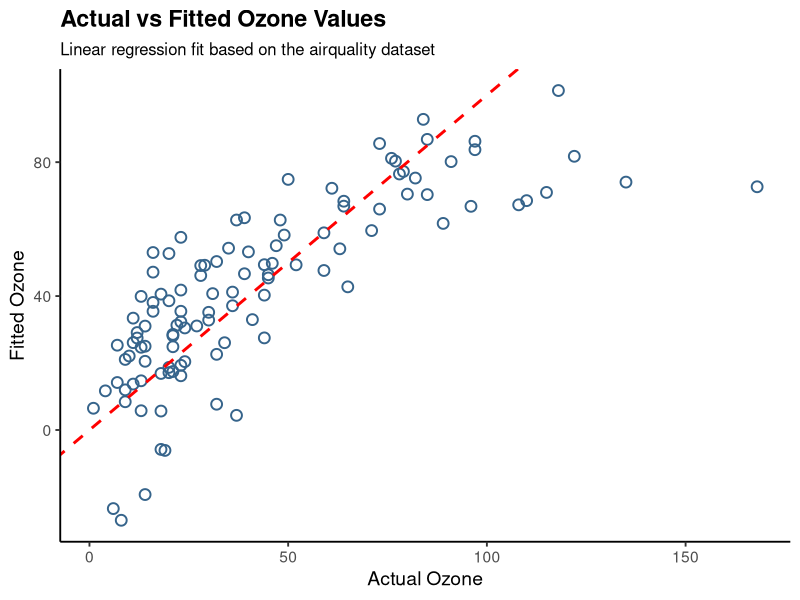
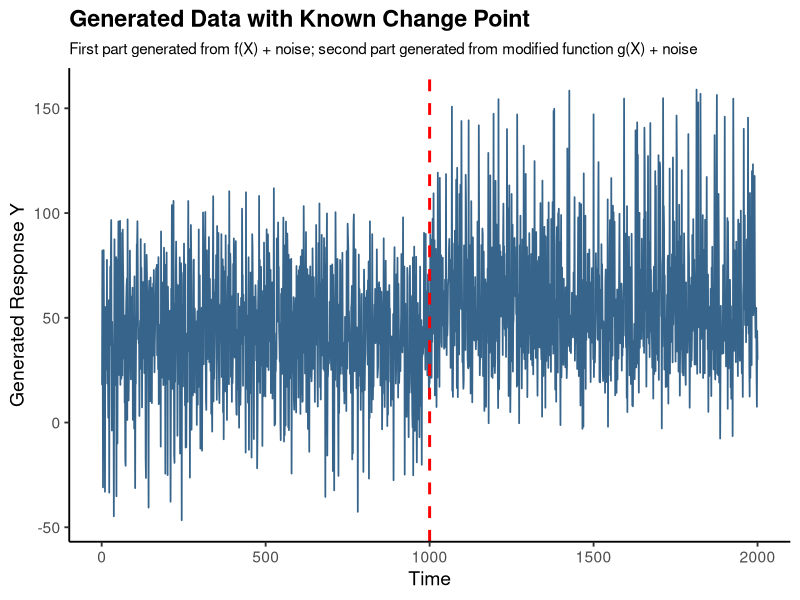
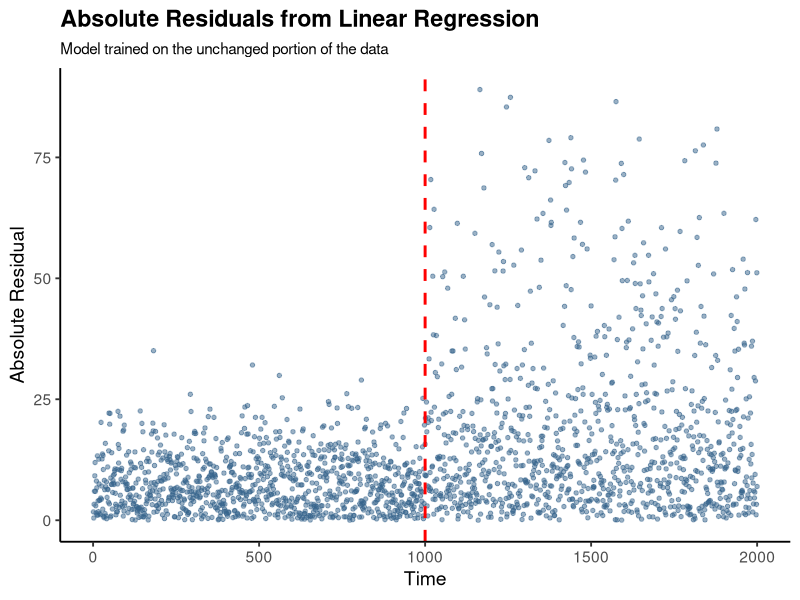
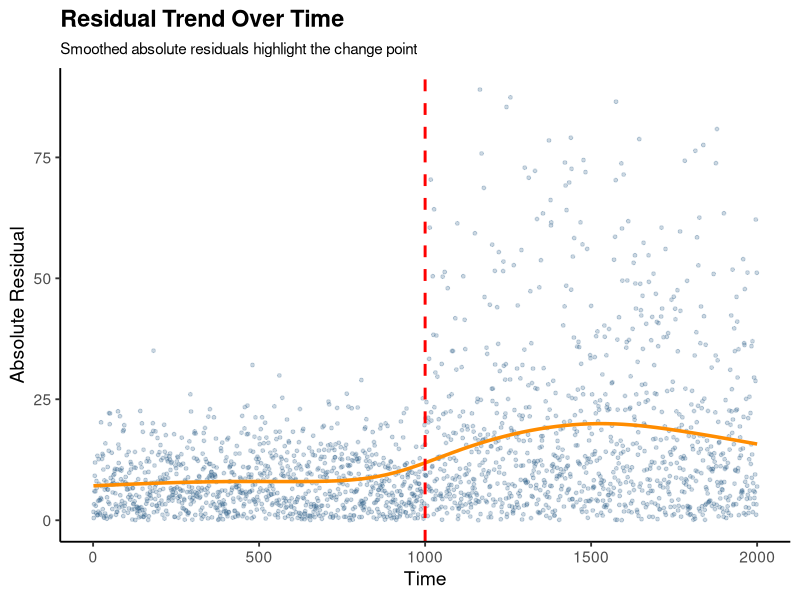
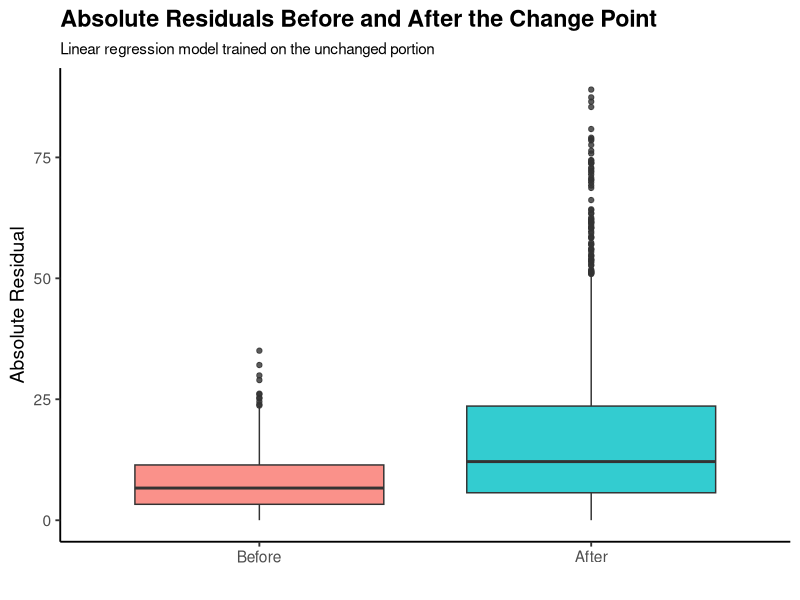
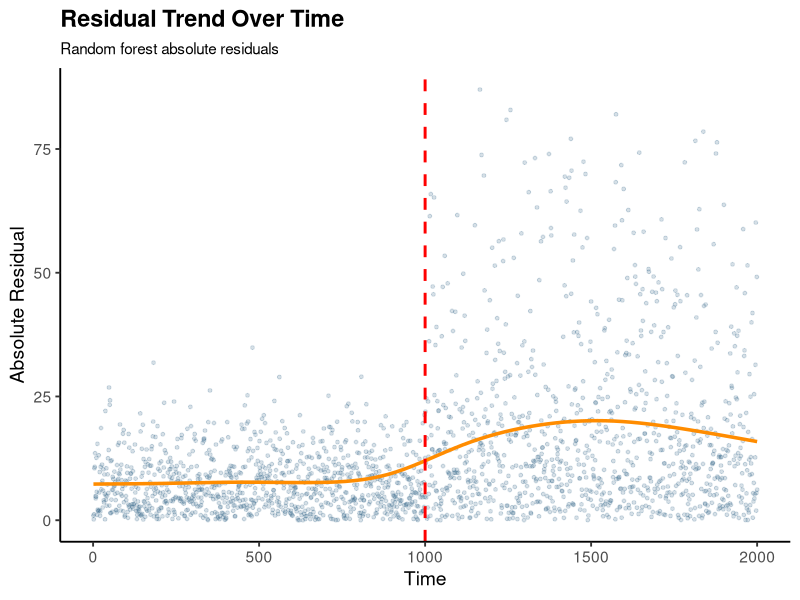
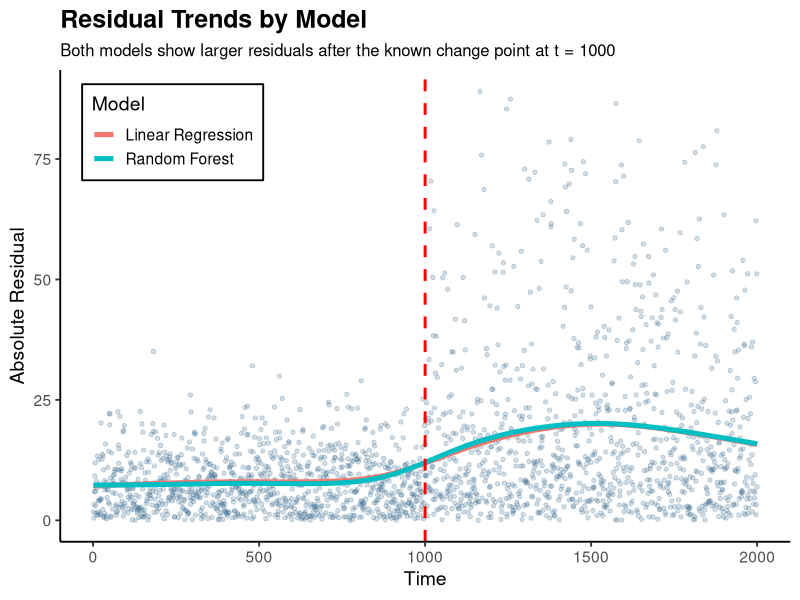
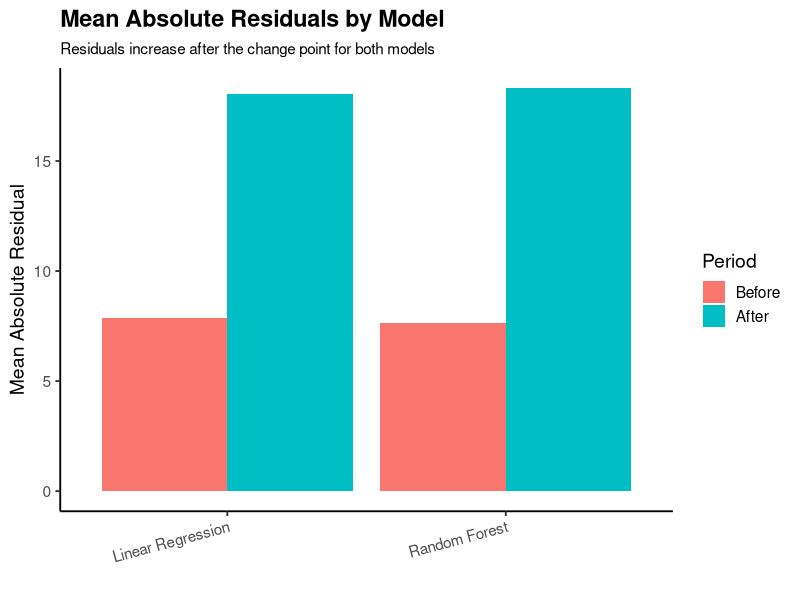

R code for these plots, in order: (Note: this script raises an error after producing the figures.)
# STAT 5820 Project
# Structural Change Detection Using Supervised Learning Residuals

library("ggplot2")
library(randomForest)
library(tidyr)
library(dplyr)

rm(list = ls())

set.seed(123)

dir.create("figures", showWarnings = FALSE)
dir.create("slides", showWarnings = FALSE)

# -----------------------------
# 1. Load real dataset D
# -----------------------------

# Built-in real dataset in R
data(airquality)

# Look at the dataset
head(airquality)
summary(airquality)

# Remove rows with missing values
D <- na.omit(airquality)

# Check cleaned dataset
head(D)
dim(D)


# -----------------------------
# 2. Train regression function f on real dataset D
# -----------------------------

# Fit linear regression model using the real dataset
fit_lm <- lm(Ozone ~ Solar.R + Wind + Temp + Month + Day, data = D)

# Look at model output
summary(fit_lm)

# Get fitted values from the learned regression function f
f_hat <- predict(fit_lm, newdata = D)

# Create a data frame for plotting
plot_df <- data.frame(
  Actual = D$Ozone,
  Fitted = f_hat
)

# Compare actual Ozone values with fitted values
p1 <- ggplot(plot_df, aes(x = Actual, y = Fitted)) +
  geom_point(shape = 1, size = 3, color = "steelblue4", stroke = 1) +
  geom_abline(slope = 1, intercept = 0,
              color = "red", linetype = "dashed", linewidth = 1) +
  labs(
    title = "Actual vs Fitted Ozone Values",
    subtitle = "Linear regression fit based on the airquality dataset",
    x = "Actual Ozone",
    y = "Fitted Ozone"
  ) +
  theme_classic(base_size = 14) +
  theme(
    plot.title = element_text(face = "bold"),
    plot.subtitle = element_text(size = 12)
  )

print(p1)

ggsave("figures/actual_vs_fitted_ozone.png",
       plot = p1, width = 8, height = 6, dpi = 300)

# -----------------------------
# 3. Generate change-point data using learned f
# -----------------------------

set.seed(123)

# Number of observations in generated dataset
n_new <- 2000

# True change point
change_point <- 1000

# Time index
time <- 1:n_new

# Predictor variables from the real dataset D
# We sample rows from D with replacement to create new X values
X_new <- D[sample(1:nrow(D), size = n_new, replace = TRUE),
           c("Solar.R", "Wind", "Temp", "Month", "Day")]

# Use the learned regression function f to get baseline predictions
f_values <- predict(fit_lm, newdata = X_new)

# Create random noise
noise <- rnorm(n_new, mean = 0, sd = 10)

# Standardize Temp so the added x^2 change is not too large
Temp_std <- (X_new$Temp - mean(X_new$Temp)) / sd(X_new$Temp)

# Generate response Y
Y_new <- rep(NA, n_new)

# Unchanged part: Y = f(X) + noise
Y_new[time <= change_point] <- f_values[time <= change_point] +
  noise[time <= change_point]

# Changed part: Y = f(X) + 15 * Temp_std^2 + noise
Y_new[time > change_point] <- f_values[time > change_point] +
  15 * Temp_std[time > change_point]^2 +
  noise[time > change_point]

# Put generated data into one data frame
cp_data <- data.frame(
  time = time,
  Y = Y_new,
  X_new
)

# change row names from airquality to cp_data
rownames(cp_data) <- NULL

# Check the generated data
head(cp_data)
dim(cp_data)


# -----------------------------
# 4. Plot generated change-point data
# -----------------------------

p2 <- ggplot(cp_data, aes(x = time, y = Y)) +
  geom_line(color = "steelblue4", linewidth = 0.6) +
  geom_vline(xintercept = change_point,
             color = "red", linetype = "dashed", linewidth = 1) +
  labs(
    title = "Generated Data with Known Change Point",
    subtitle = "First part generated from f(X) + noise; second part generated from modified function g(X) + noise",
    x = "Time",
    y = "Generated Response Y"
  ) +
  theme_classic(base_size = 14) +
  theme(
    plot.title = element_text(face = "bold"),
    plot.subtitle = element_text(size = 11)
  )

print(p2)

ggsave("figures/generated_change_point_data.png",
       plot = p2, width = 9, height = 5, dpi = 300)


# -----------------------------
# 5. Fit model on unchanged part and compute residuals
# -----------------------------

# Training data: first 1000 observations (unchanged part)
train_data <- cp_data[1:change_point, ]

# Fit linear regression model on unchanged part
fit_cp_lm <- lm(Y ~ Solar.R + Wind + Temp + Month + Day, data = train_data)

# Look at model summary
summary(fit_cp_lm)

# Predict on the full dataset
cp_data$pred_lm <- predict(fit_cp_lm, newdata = cp_data)

# Residuals
cp_data$resid_lm <- cp_data$Y - cp_data$pred_lm
cp_data$abs_resid_lm <- abs(cp_data$resid_lm)

# Quick check
head(cp_data[, c("time", "Y", "pred_lm", "resid_lm", "abs_resid_lm")])


# -----------------------------
# 6. Plot absolute residuals over time
# -----------------------------


p3 <- ggplot(cp_data, aes(x = time, y = abs_resid_lm)) +
  geom_point(color = "steelblue4", alpha = 0.5, size = 1.2) +
  geom_vline(xintercept = change_point,
             color = "red", linetype = "dashed", linewidth = 1) +
  labs(
    title = "Absolute Residuals from Linear Regression",
    subtitle = "Model trained on the unchanged portion of the data",
    x = "Time",
    y = "Absolute Residual"
  ) +
  theme_classic(base_size = 14) +
  theme(
    plot.title = element_text(face = "bold"),
    plot.subtitle = element_text(size = 11)
  )

print(p3)

ggsave("figures/absolute_residuals_lm.png",
       plot = p3, width = 9, height = 5, dpi = 300)


# -----------------------------
# 7. Plot smoothed residual trend
# -----------------------------

p4 <- ggplot(cp_data, aes(x = time, y = abs_resid_lm)) +
  geom_point(color = "steelblue4", alpha = 0.25, size = 1) +
  geom_smooth(se = FALSE, color = "darkorange", linewidth = 1.2) +
  geom_vline(xintercept = change_point,
             color = "red", linetype = "dashed", linewidth = 1) +
  labs(
    title = "Residual Trend Over Time",
    subtitle = "Smoothed absolute residuals highlight the change point",
    x = "Time",
    y = "Absolute Residual"
  ) +
  theme_classic(base_size = 14) +
  theme(
    plot.title = element_text(face = "bold"),
    plot.subtitle = element_text(size = 11)
  )

print(p4)

ggsave("figures/smoothed_residuals_lm.png",
       plot = p4, width = 9, height = 5, dpi = 300)


# -----------------------------
# 8. Compare residuals before and after the change point
# -----------------------------

# Create a group variable
cp_data$period <- ifelse(cp_data$time <= change_point, "Before", "After")

# Mean absolute residual in each period
tapply(cp_data$abs_resid_lm, cp_data$period, mean)

# Median absolute residual in each period
tapply(cp_data$abs_resid_lm, cp_data$period, median)

# Standard deviation of absolute residuals in each period
tapply(cp_data$abs_resid_lm, cp_data$period, sd)

# Place results in table
residual_summary <- data.frame(
  Period = c("Before", "After"),
  Mean = c(
    mean(cp_data$abs_resid_lm[cp_data$period == "Before"]),
    mean(cp_data$abs_resid_lm[cp_data$period == "After"])
  ),
  Median = c(
    median(cp_data$abs_resid_lm[cp_data$period == "Before"]),
    median(cp_data$abs_resid_lm[cp_data$period == "After"])
  ),
  SD = c(
    sd(cp_data$abs_resid_lm[cp_data$period == "Before"]),
    sd(cp_data$abs_resid_lm[cp_data$period == "After"])
  )
)

print(residual_summary)


# Boxplot of before and after cp
# Switch before and after
cp_data$period <- factor(cp_data$period, levels = c("Before", "After"))
p5 <- ggplot(cp_data, aes(x = period, y = abs_resid_lm, fill = period)) +
  geom_boxplot(alpha = 0.8) +
  labs(
    title = "Absolute Residuals Before and After the Change Point",
    subtitle = "Linear regression model trained on the unchanged portion",
    x = "",
    y = "Absolute Residual"
  ) +
  theme_classic(base_size = 14) +
  theme(
    plot.title = element_text(face = "bold"),
    plot.subtitle = element_text(size = 11),
    legend.position = "none"
  )

print(p5)

ggsave("figures/boxplot_residuals_before_after_lm.png",
       plot = p5, width = 7, height = 5, dpi = 300)

# Quick test if mean absolute residual differs before and after cp
t.test(abs_resid_lm ~ period, data = cp_data)


# -----------------------------
# 9. Random forest on unchanged part
# -----------------------------

fit_rf <- randomForest(
  Y ~ Solar.R + Wind + Temp + Month + Day,
  data = train_data,
  ntree = 300
)

print(fit_rf)

# Predict on full dataset
cp_data$pred_rf <- predict(fit_rf, newdata = cp_data)

# Residuals
cp_data$resid_rf <- cp_data$Y - cp_data$pred_rf
cp_data$abs_resid_rf <- abs(cp_data$resid_rf)

# Quick check
head(cp_data[, c("time", "Y", "pred_rf", "resid_rf", "abs_resid_rf")])


# Random forest smoothed residual plot
p7 <- ggplot(cp_data, aes(x = time, y = abs_resid_rf)) +
  geom_point(color = "steelblue4", alpha = 0.2, size = 1) +
  geom_smooth(se = FALSE, color = "darkorange", linewidth = 1.2) +
  geom_vline(xintercept = change_point,
             color = "red", linetype = "dashed", linewidth = 1) +
  labs(
    title = "Residual Trend Over Time",
    subtitle = "Random forest absolute residuals",
    x = "Time",
    y = "Absolute Residual"
  ) +
  theme_classic(base_size = 14) +
  theme(
    plot.title = element_text(face = "bold"),
    plot.subtitle = element_text(size = 11)
  )

print(p7)

ggsave("figures/smoothed_residuals_rf.png",
       plot = p7, width = 9, height = 5, dpi = 300)

# Numerical summary
rf_summary <- data.frame(
  Period = c("Before", "After"),
  Mean = c(
    mean(cp_data$abs_resid_rf[cp_data$period == "Before"]),
    mean(cp_data$abs_resid_rf[cp_data$period == "After"])
  ),
  Median = c(
    median(cp_data$abs_resid_rf[cp_data$period == "Before"]),
    median(cp_data$abs_resid_rf[cp_data$period == "After"])
  ),
  SD = c(
    sd(cp_data$abs_resid_rf[cp_data$period == "Before"]),
    sd(cp_data$abs_resid_rf[cp_data$period == "After"])
  )
)

print(rf_summary)

t.test(abs_resid_rf ~ period, data = cp_data)

# -----------------------------
# 10. Combined residual trend plot by model
# -----------------------------

# Long format for the two smooth curves
resid_long <- cp_data %>%
  select(time, abs_resid_lm, abs_resid_rf) %>%
  pivot_longer(
    cols = c(abs_resid_lm, abs_resid_rf),
    names_to = "Model",
    values_to = "Absolute_Residual"
  ) %>%
  mutate(
    Model = case_when(
      Model == "abs_resid_lm" ~ "Linear Regression",
      Model == "abs_resid_rf" ~ "Random Forest"
    )
  )

# One background point cloud + two smooth curves
p8 <- ggplot() +
  geom_point(
    data = cp_data,
    aes(x = time, y = abs_resid_lm),
    color = "steelblue4",
    alpha = 0.22,
    size = 1.2
  ) +
  geom_smooth(
    data = resid_long,
    aes(x = time, y = Absolute_Residual, color = Model),
    se = FALSE,
    linewidth = 1.7
  ) +
  geom_vline(
    xintercept = change_point,
    color = "red",
    linetype = "dashed",
    linewidth = 1
  ) +
  labs(
    title = "Residual Trends by Model",
    subtitle = "Both models show larger residuals after the known change point at t = 1000",
    x = "Time",
    y = "Absolute Residual",
    color = "Model"
  ) +
  theme_classic(base_size = 14) +
  theme(
    plot.title = element_text(face = "bold", size = 18),
    plot.subtitle = element_text(size = 12),
    legend.position = c(0.03, 0.97),
    legend.justification = c(0, 1),
    legend.background = element_rect(fill = "white", color = "black"),
    legend.key = element_rect(fill = "white", color = NA)
  )

print(p8)

ggsave(
  "figures/residual_trends_by_model_singleplot.png",
  plot = p8,
  width = 9.5,
  height = 5.5,
  dpi = 300
)


# -----------------------------
# 10. Combined comparison table
# -----------------------------

comparison_table <- data.frame(
  Model = c("Linear Regression", "Linear Regression",
            "Random Forest", "Random Forest"),
  Period = c("Before", "After", "Before", "After"),
  Mean = c(
    mean(cp_data$abs_resid_lm[cp_data$period == "Before"]),
    mean(cp_data$abs_resid_lm[cp_data$period == "After"]),
    mean(cp_data$abs_resid_rf[cp_data$period == "Before"]),
    mean(cp_data$abs_resid_rf[cp_data$period == "After"])
  ),
  Median = c(
    median(cp_data$abs_resid_lm[cp_data$period == "Before"]),
    median(cp_data$abs_resid_lm[cp_data$period == "After"]),
    median(cp_data$abs_resid_rf[cp_data$period == "Before"]),
    median(cp_data$abs_resid_rf[cp_data$period == "After"])
  ),
  SD = c(
    sd(cp_data$abs_resid_lm[cp_data$period == "Before"]),
    sd(cp_data$abs_resid_lm[cp_data$period == "After"]),
    sd(cp_data$abs_resid_rf[cp_data$period == "Before"]),
    sd(cp_data$abs_resid_rf[cp_data$period == "After"])
  )
)

print(comparison_table)


# -----------------------------
# 11. Comparison plot
# -----------------------------

# Make sure Period order is Before then After
comparison_table$Period <- factor(comparison_table$Period,
                                  levels = c("Before", "After"))

p9 <- ggplot(comparison_table, aes(x = Model, y = Mean, fill = Period)) +
  geom_col(position = "dodge") +
  labs(
    title = "Mean Absolute Residuals by Model",
    subtitle = "Residuals increase after the change point for both models",
    x = "",
    y = "Mean Absolute Residual"
  ) +
  theme_classic(base_size = 14) +
  theme(
    plot.title = element_text(face = "bold"),
    plot.subtitle = element_text(size = 11),
    axis.text.x = element_text(size = 11, angle = 15, hjust = 1)
  )

print(p9)

ggsave("figures/model_comparison_mean_residuals.png",
       plot = p9, width = 8, height = 5, dpi = 300)


# -----------------------------
# 12. Sensitivity analysis: different change sizes
# -----------------------------

set.seed(123)

# Change sizes to test
change_sizes <- c(5, 15, 25)

# Empty data frame to store results
sensitivity_results <- data.frame()

for (c_value in change_sizes) {
  
  # Generate new response values
  Y_temp <- rep(NA, n_new)
  
  # Unchanged part
  Y_temp[time <= change_point] <- f_values[time <= change_point] +
    noise[time <= change_point]
  
  # Changed part with different change strength
  Y_temp[time > change_point] <- f_values[time > change_point] +
    c_value * Temp_std[time > change_point]^2 +
    noise[time > change_point]
  
  # Create temporary dataset
  temp_data <- data.frame(
    time = time,
    Y = Y_temp,
    X_new
  )
  
  rownames(temp_data) <- NULL
  
  # Period variable
  temp_data$period <- ifelse(temp_data$time <= change_point, "Before", "After")
  temp_data$period <- factor(temp_data$period, levels = c("Before", "After"))
  
  # Train linear regression on unchanged part
  temp_train <- temp_data[1:change_point, ]
  
  temp_lm <- lm(Y ~ Solar.R + Wind + Temp + Month + Day, data = temp_train)
  
  # Predict on all data
  temp_data$pred_lm <- predict(temp_lm, newdata = temp_data)
  temp_data$abs_resid_lm <- abs(temp_data$Y - temp_data$pred_lm)
  
  # Train random forest on unchanged part
  temp_rf <- randomForest(
    Y ~ Solar.R + Wind + Temp + Month + Day,
    data = temp_train,
    ntree = 300
  )
  
  # Predict on all data
  temp_data$pred_rf <- predict(temp_rf, newdata = temp_data)
  temp_data$abs_resid_rf <- abs(temp_data$Y - temp_data$pred_rf)
  
  # Store linear regression results
  sensitivity_results <- rbind(
    sensitivity_results,
    data.frame(
      Change_Size = c_value,
      Model = "Linear Regression",
      Before_Mean = mean(temp_data$abs_resid_lm[temp_data$period == "Before"]),
      After_Mean = mean(temp_data$abs_resid_lm[temp_data$period == "After"])
    )
  )
  
  # Store random forest results
  sensitivity_results <- rbind(
    sensitivity_results,
    data.frame(
      Change_Size = c_value,
      Model = "Random Forest",
      Before_Mean = mean(temp_data$abs_resid_rf[temp_data$period == "Before"]),
      After_Mean = mean(temp_data$abs_resid_rf[temp_data$period == "After"])
    )
  )
}

# Add increase column
sensitivity_results$Increase <- sensitivity_results$After_Mean -
  sensitivity_results$Before_Mean

print(sensitivity_results)


# -----------------------------
# 13. Plot sensitivity analysis
# -----------------------------

p10 <- ggplot(sensitivity_results,
              aes(x = Change_Size, y = Increase, color = Model)) +
  geom_point(size = 3) +
  geom_line(linewidth = 1) +
  labs(
    title = "Sensitivity to Change Size",
    subtitle = "Larger changes produce larger increases in residuals",
    x = "Change Size c in g(X) = f(X) + c(Temp_std)^2",
    y = "Increase in Mean Absolute Residual"
  ) +
  theme_classic(base_size = 14) +
  theme(
    plot.title = element_text(face = "bold"),
    plot.subtitle = element_text(size = 11)
  )

print(p10)

ggsave("figures/sensitivity_change_size.png",
       plot = p10, width = 8, height = 5, dpi = 300)


# Future work
new_data$residual <- new_data$Ozone - new_data$predicted_ozone
new_data$abs_residual <- abs(new_data$residual)

baseline_mean <- mean(train_data$abs_resid_lm)
baseline_sd <- sd(train_data$abs_resid_lm)

ggplot(new_data, aes(x = time, y = abs_residual)) +
  geom_point() +
  geom_smooth(se = FALSE) +
  labs(
    title = "Future Residuals Over Time",
    x = "Time",
    y = "Absolute Residual"
  )
